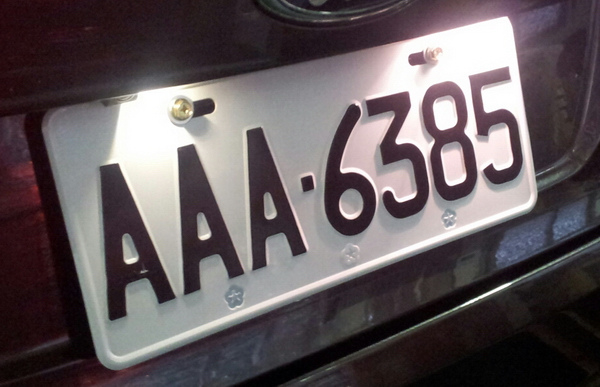
#> input picture image/car.jpg, 600 x 387 px
$ python perspective.py
#> lines starting #> are read from the running program, lines starting #| are printed output that depends on the picture
import cv2
import numpy as np
i = 0
def getP(event,x,y,flags,param):
    global i
    if event == cv2.EVENT_LBUTTONDBLCLK:
        cv2.circle(img,(x,y),5,(0,255,0),5)
        pts1[i]= [x,y]
        print(pts1[i])
        i += 1

cv2.namedWindow('img')
cv2.setMouseCallback('img',getP)
img = cv2.imread('./image/car.jpg')
#> img is the input picture: shape (387, 600, 3); mean B, G, R 92.2, 89.3, 98.2
pts1 = np.float32([[59,166],[514,59],[537,177],[103,325]])
pts2 = np.float32([[0,0],[400,0],[400,200],[0,200]])
cv2.imshow('img',img)
cv2.waitKey(0)
M = cv2.getPerspectiveTransform(pts1,pts2)
dst = cv2.warpPerspective(img,M,(400,200))
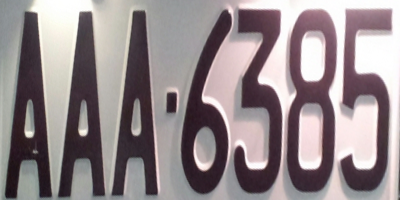
#> dst: shape (200, 400, 3); mean B, G, R 139.9, 137.3, 148.1
cv2.imshow('dst',dst)
cv2.waitKey(0)
cv2.destroyAllWindows()

$ run again, with image/akb.jpg copied over image/car.jpg
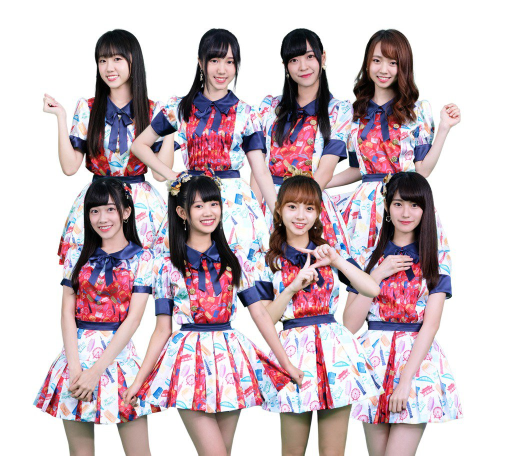
#> input picture image/akb.jpg, 1048 x 911 px (shown at 1/2 size)
#> img is the input picture: shape (911, 1048, 3); mean B, G, R 192.7, 186.9, 203
#> `dst = cv2.warpPerspective(img,M,(400,200))`:
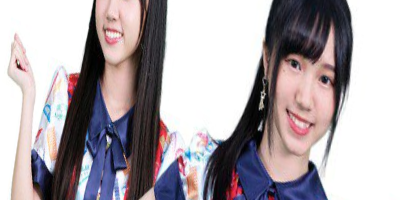
#> dst: shape (200, 400, 3); mean B, G, R 170.2, 165.5, 173.5

$ run again, with image/line.jpg copied over image/car.jpg
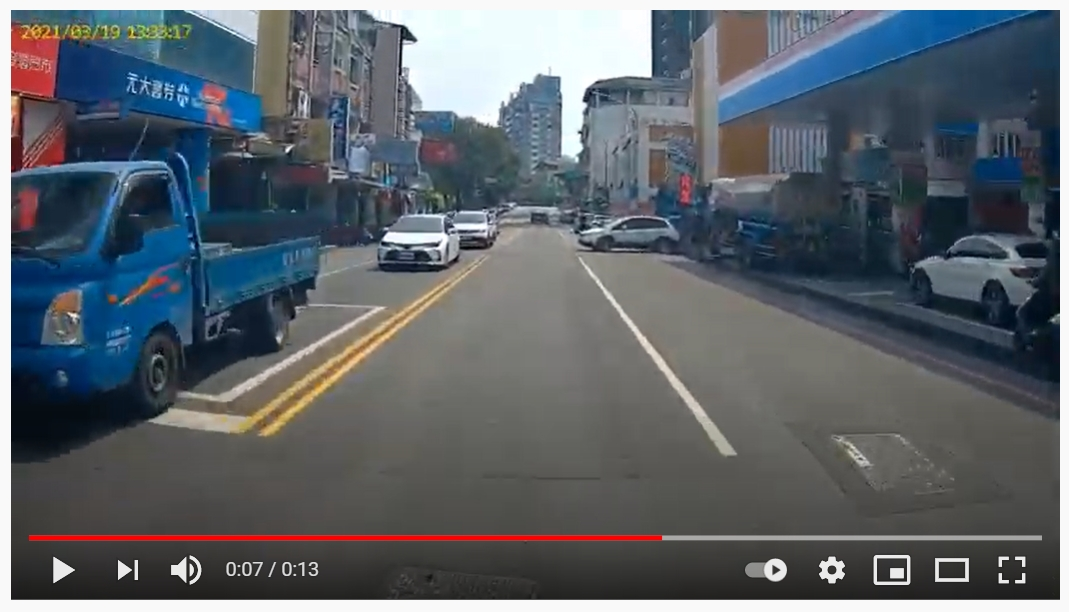
#> input picture image/line.jpg, 1069 x 612 px
#> img is the input picture: shape (612, 1069, 3); mean B, G, R 105.4, 99.1, 92.4
#> `dst = cv2.warpPerspective(img,M,(400,200))`:
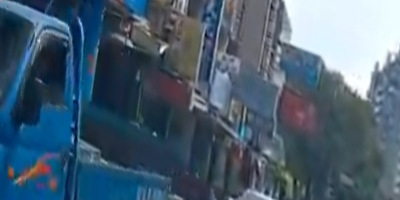
#> dst: shape (200, 400, 3); mean B, G, R 112.7, 95.1, 73.9
